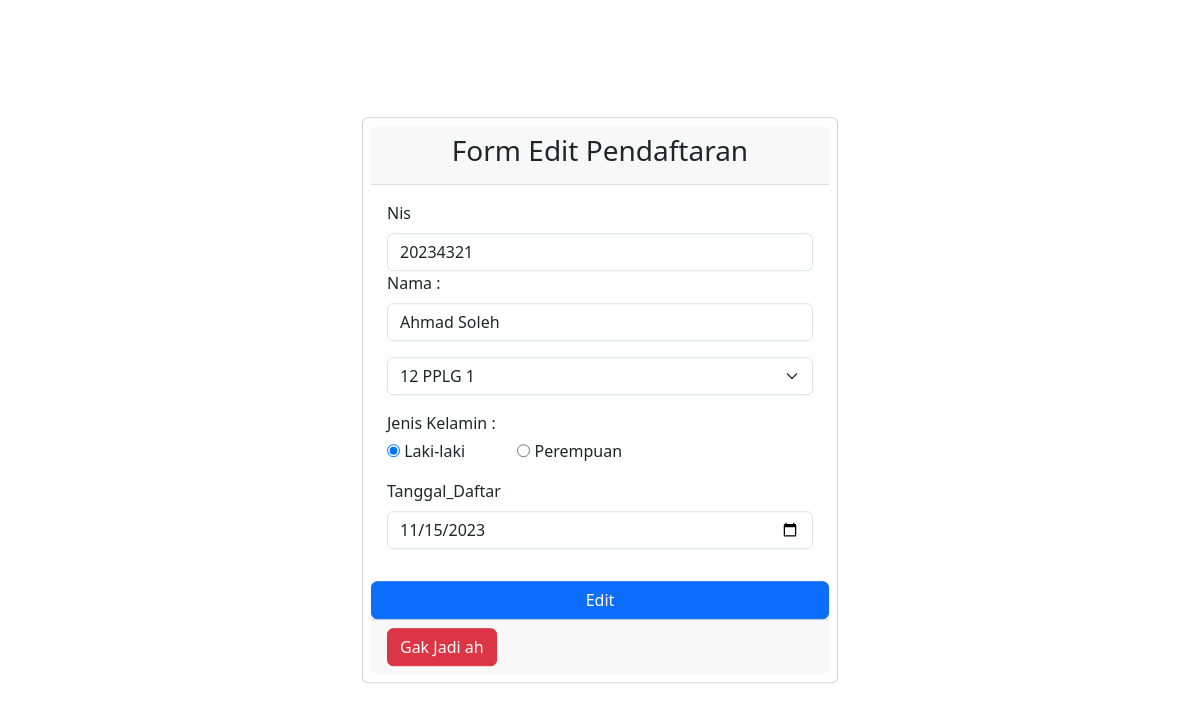
/edit.php?id=11, run on the app's committed database.
### tables this page shows
CREATE TABLE `eskul` (
  `id` int(11) NOT NULL,
  `nis` char(8) NOT NULL,
  `nama` varchar(100) NOT NULL,
  `kelas` enum('12 PPLG 1','12 PPLG 2','12 PPLG 3') NOT NULL,
  `jk` enum('laki-laki','perempuan') NOT NULL,
  `tanggal_daftar` date NOT NULL
);

### functions.php (called while the page is built, shortened)
<?php
    $conn = mysqli_connect('localhost','root','','kuliah');
    function tampil($query){
        global $conn;
        $result = mysqli_query($conn,$query);
        $rows = [];
        while($row = mysqli_fetch_assoc($result)){
            $rows[] = $row;
        }
        return $rows;
    }
 ?>

### edit.php (the view, shortened to what this page needs)
<?php
require 'functions.php';
$id = $_GET["id"];
$datas =tampil("SELECT * FROM eskul WHERE id = $id")[0];
?>
<!DOCTYPE html>
<html lang="en">
<head>
    <link rel="stylesheet" href="assets/css/bootstrap.min.css">
</head>
<body>
    <div class="container">
        <div class="row">
            <div class="col-sm-5 position-absolute top-50 start-50 translate-middle">
                    <form class="card p-2" action="" method="POST">
                        <div class="card-header text-center ">
                            <h3>Form Edit Pendaftaran </h3>
                        </div>
                        <div class="card-body mb-3">
                            <label for="nis" class="form-label">Nis</label>
                            <input type="text" class="form-control" name="nis" id="nis" value="<?= $datas["nis"]; ?>" required>
                            <label for="nama" class="form-label">Nama :</label>
                            <input type="text" class="form-control" name="nama" id="nama" value="<?= $datas["nama"]; ?>" required>
                            <select class=" form-select mt-3" aria-label="Default select example" name="kelas" id="kelas" required>
                                <option value="12 PPLG 1" <?= ($datas["kelas"] === "12 PPLG 1") ? 'selected' : ''; ?>>12 PPLG 1</option>
                            </select>
                            <label for="jk" class="mt-3">Jenis Kelamin :</label>
                            <div class="custom-control custom-checkbox my-1 mr-sm-2 mb-3">
                                <input type="radio" name="jk" id="lk" value="laki-laki" class="custom-control-input" <?= ($datas["jk"] == "laki-laki") ? 'checked' : ''; ?> required>
                                <label for="lk" class="custom-control-label me-5">Laki-laki</label>
                                <input type="radio" name="jk" id="prp" value="perempuan" class="custom-control-input" <?= ($datas["jk"] == "perempuan") ? 'checked' : ''; ?> required>
                                <label for="prp" class="custom-control-label">Perempuan</label>
                            </div>
                            <label for="tanggal" class="form-label">Tanggal_Daftar</label>
                            <input type="date" class="form-control" name="tanggal_daftar" id="tanggal" value="<?= $datas["tanggal_daftar"]; ?>" required>
                        </div>
                        <button type=" submit" class="btn btn-primary" name="edit" onclick="return confirm('yakin mau diubah?');">Edit</button>
                        <div class="card-footer">
                            <a href="index.php">
                                <div class="btn btn-danger">Gak Jadi ah</div>
                            </a>
                        </div>
                    </form>
            </div>
        </div>
    </div>
</body>
</html>

### data on the page
eskul: nis "20234321", nama "Ahmad Soleh", kelas "12 PPLG 1", jk "☑ Laki-laki", jk "☐ Perempuan", tanggal_daftar "11/15/2023"
